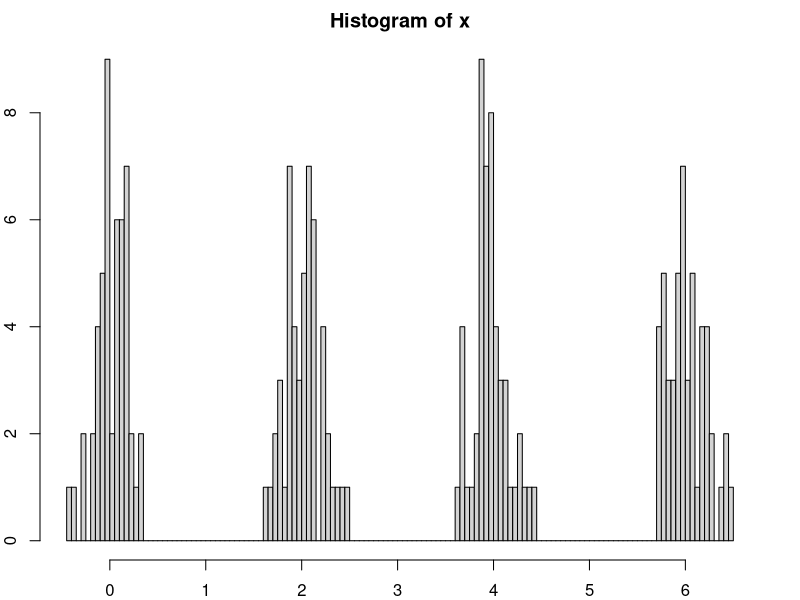
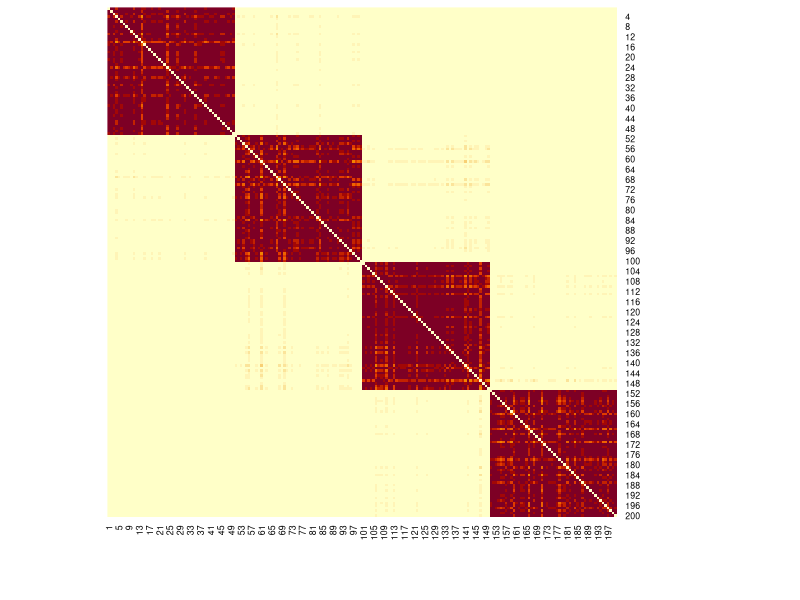
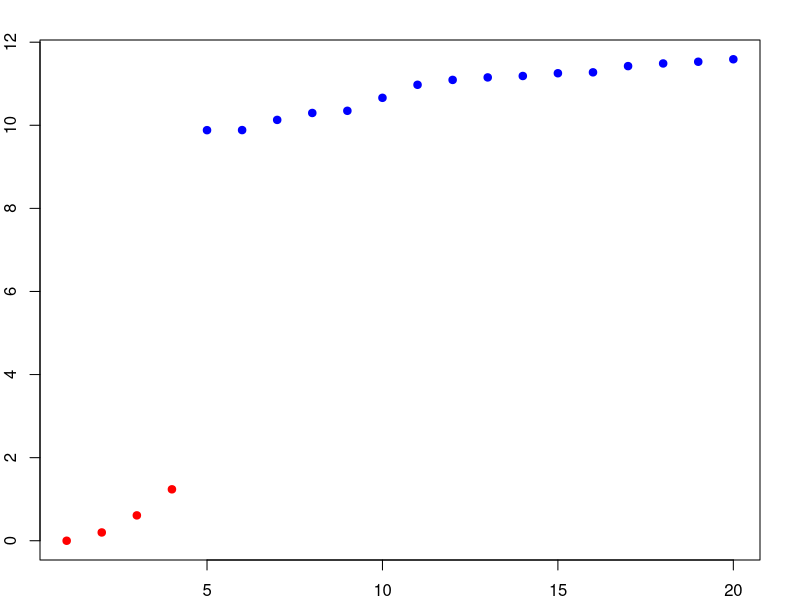
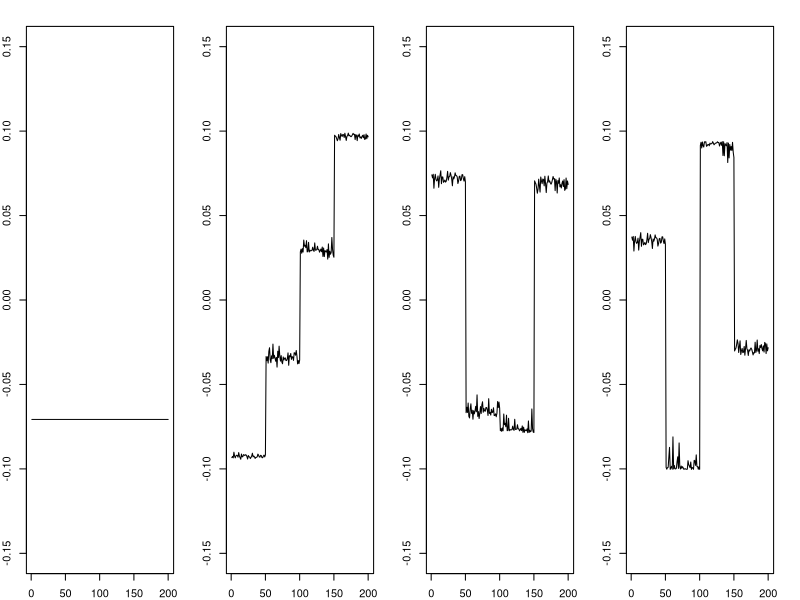
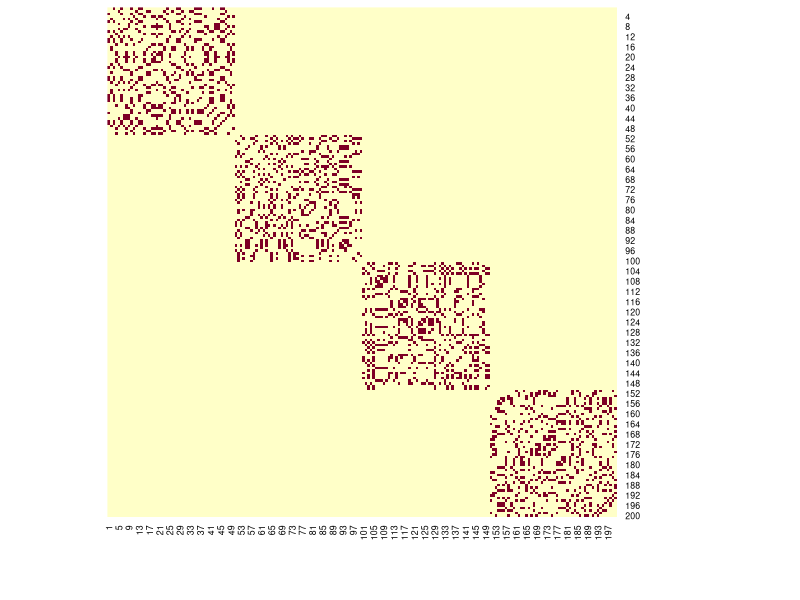
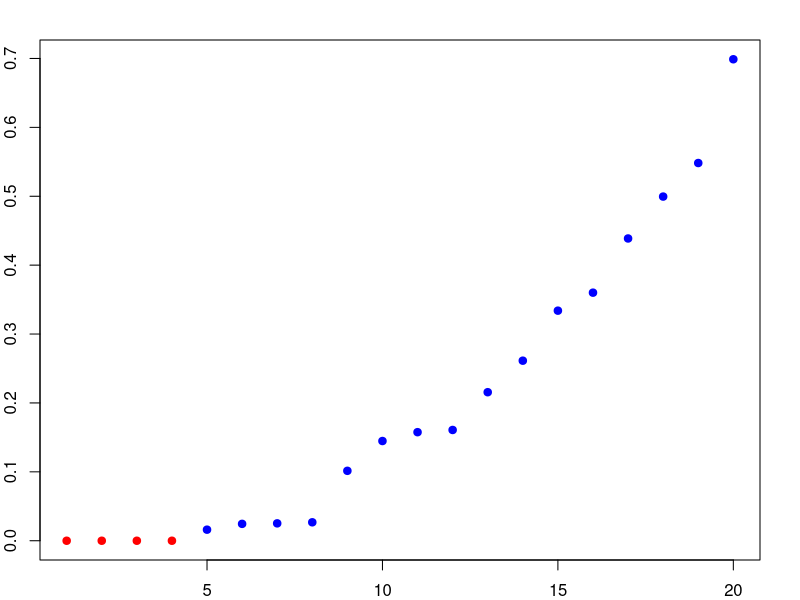
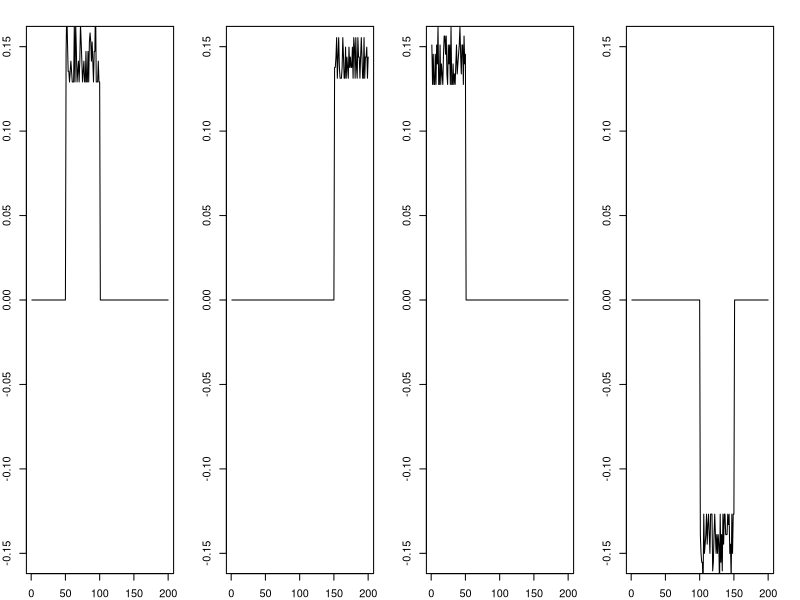
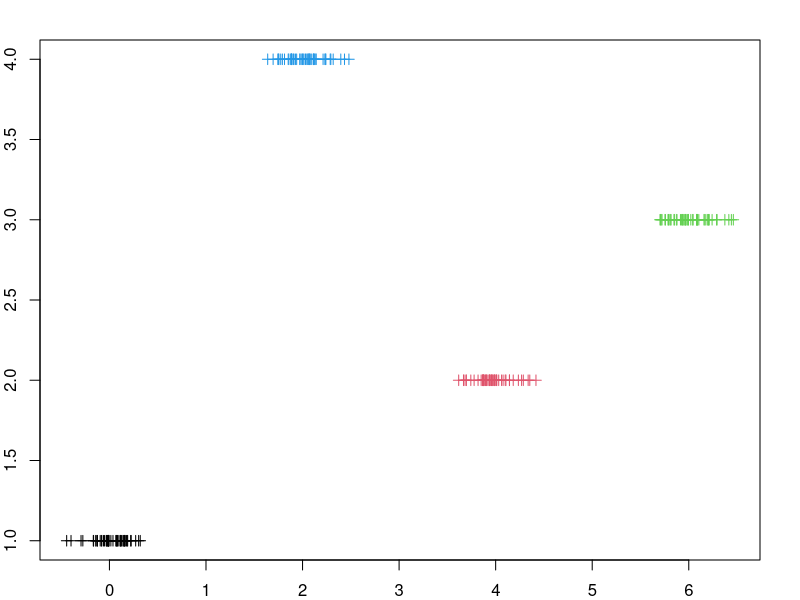

R code for these plots, in order:
## ---- chunk 1
  options(width = 100)
  knitr::opts_knit$set(global.par = TRUE)
  knitr::opts_chunk$set(collapse = TRUE, fig.dim = c(6, 6),
                        out.width = "45%", fig.align = 'center')
## ---- chunk 2
  par(bg="transparent")
  par(mar=c(2,2,2,2))
  par(mfrow=c(1,1))
## ---- chunk 3
  set.seed(1)
  n = 50
  x = c(rnorm(n, 0, 0.2), rnorm(n, 2, 0.2), rnorm(n, 4, 0.2), rnorm(n, 6, 0.2))
  hist(x, breaks = 100)
## ---- chunk 4
  # construct the adjacency matrix
  W = as.matrix(exp(-dist(as.matrix(x))^2) / 4)
  heatmap(W, Rowv = NA, Colv=NA, symm = TRUE, revC = TRUE)
  
  # compute the degree of each vertex
  d = colSums(W)
  
  # the laplacian matrix
  L = diag(d) - W
  
  # eigen-decomposition
  f = eigen(L, symmetric = TRUE)
  
  # plot the eigen-values 
  # we need the smallest ones
  plot(rev(f$values)[1:20], pch = 19, ylab = "eigen-values", 
       col = c(rep("red", 4), rep("blue", 196)))
  
## ---- chunk 5
  par(mfrow=c(1,4))
## ---- chunk 6
  # plot the last four eigen-vectors
  plot(f$vectors[, 200], type = "l", ylab = "eigen-values", ylim = c(-0.15, 0.15))
  plot(f$vectors[, 199], type = "l", ylab = "eigen-values", ylim = c(-0.15, 0.15))
  plot(f$vectors[, 198], type = "l", ylab = "eigen-values", ylim = c(-0.15, 0.15))
  plot(f$vectors[, 197], type = "l", ylab = "eigen-values", ylim = c(-0.15, 0.15))
## ---- chunk 7
  library(FNN)
  nn = get.knn(x, k=10)
  W = matrix(0, 200, 200)
  for (i in 1:200)
    W[i, nn$nn.index[i, ]] = 1
  
  # W is not necessary symmetric
  W = pmax(W, t(W))
  
  heatmap(W, Rowv = NA, Colv=NA, symm = TRUE, revC = TRUE)
## ---- chunk 8
  par(mfrow=c(1,1))
## ---- chunk 9
  # compute the degree of each vertex
  d = colSums(W)
  
  # the laplacian matrix
  L = diag(200) - diag(1/sqrt(d)) %*% W %*% diag(1/sqrt(d))
  
  # eigen-decomposition
  f = eigen(L, symmetric = TRUE)
  
  # plot the eigen-values 
  # we need the smallest ones
  plot(rev(f$values)[1:20], pch = 19, ylab = "eigen-values", 
       col = c(rep("red", 4), rep("blue", 196)))
## ---- chunk 10
  par(mfrow=c(1,4))
## ---- chunk 11
  # plot the last four eigen-vectors
  plot(f$vectors[, 200], type = "l", ylab = "eigen-values", ylim = c(-0.15, 0.15))
  plot(f$vectors[, 199], type = "l", ylab = "eigen-values", ylim = c(-0.15, 0.15))
  plot(f$vectors[, 198], type = "l", ylab = "eigen-values", ylim = c(-0.15, 0.15))
  plot(f$vectors[, 197], type = "l", ylab = "eigen-values", ylim = c(-0.15, 0.15))
## ---- chunk 12
  par(mfrow=c(1,1))
## ---- chunk 13
  cl = kmeans(f$vectors[, 197:200], centers = 4, nstart = 100)
  plot(x, cl$cluster, ylab = "Cluster", col = cl$cluster, pch = 3)
